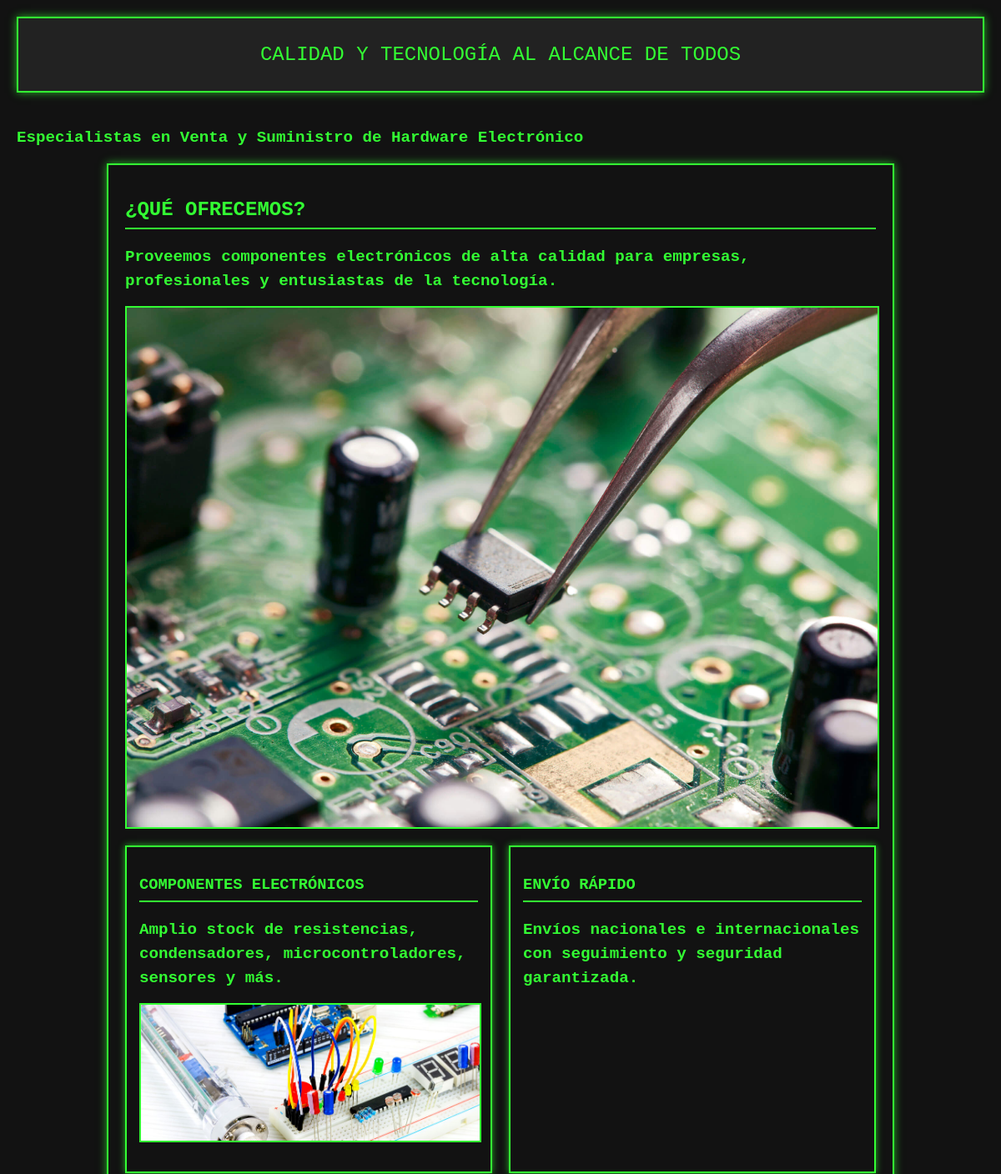
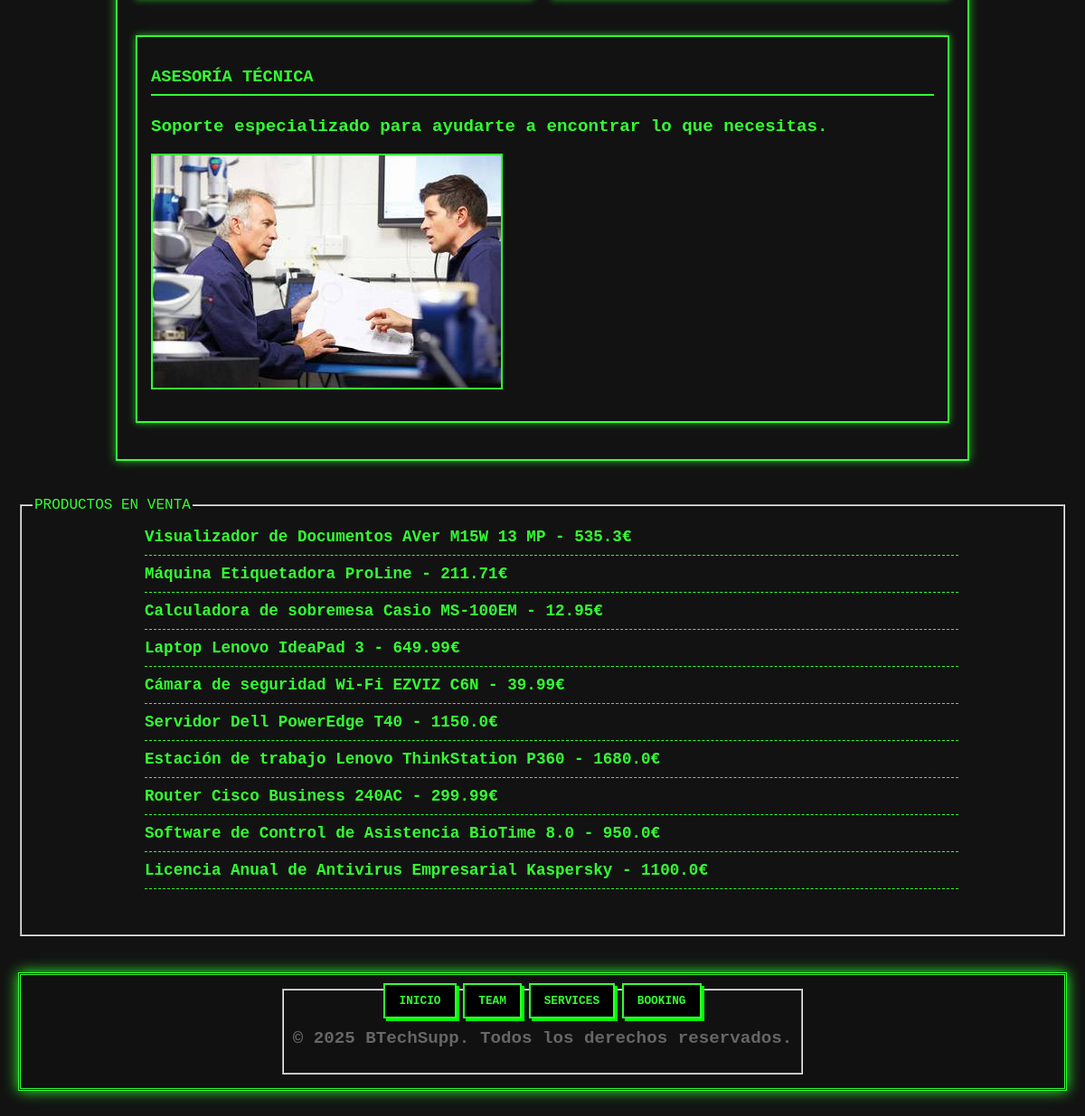
The page / on the database its author committed (2 pictures, top to bottom).
### services/models.py (models this page shows)
class products(models.Model):
    id = models.AutoField(primary_key=True)
    description = models.CharField(max_length=200,default="check with the manufacturer")
    name = models.CharField(max_length=100)
    category = models.CharField(max_length=50,default="electronics")
    pvp = models.FloatField()
    stock = models.IntegerField()

### main_page/views.py (the view)
def view(request):
    template = 'main_page/presentation.html'
    producto = products.objects.values('name','pvp')
    context = {
        'productos': producto
    }
    return render(request,template,context)

### main_page/templates/main_page/presentation.html
{% extends "main_page/layout.html" %}
{% load static %}
{% block style %}
    <link rel="stylesheet" href="{% static "main_page/css/styles.css" %}">
{% endblock style %}
{% block article1 %}
    <section class="hero">
        <div>Calidad y Tecnología al Alcance de Todos</div>
    </section>
{% endblock article1 %}
{% block article2 %}
    <p>Especialistas en Venta y Suministro de Hardware Electrónico</p>
    <section class="container">
        <h2>¿Qué ofrecemos?</h2>
        <p>Proveemos componentes electrónicos de alta calidad para empresas, profesionales y entusiastas de la tecnología.</p>
        <img src="{% static "main_page/img/electronica.jpg" %}">
        <div class="features">
            <div class="feature">
                <h3>Componentes Electrónicos</h3>
                <p>Amplio stock de resistencias, condensadores, microcontroladores, sensores y más.</p>
                <img src="{% static "main_page/img/portada-electronica.jpg" %}">
            </div>
            <div class="feature">
                <h3>Envío Rápido</h3>
                <p>Envíos nacionales e internacionales con seguimiento y seguridad garantizada.</p>
            </div>
            <div class="feature">
                <h3>Asesoría Técnica</h3>
                <p>Soporte especializado para ayudarte a encontrar lo que necesitas.</p>
                <img src="{% static "main_page/img/asesoria.jpg" %}">
            </div>
        </div>
    </section>
{% endblock article2 %}
{% block content %}
<fieldset>
<legend>PRODUCTOS EN VENTA</legend>
    <ul>
    {% for producto in productos %}
        <li>
            {{producto.name}} - {{producto.pvp}}€
        </li>
    {% endfor %}
    </ul>
</fieldset>
{% endblock content %}

### main_page/templates/main_page/layout.html (shortened to what this page needs)
<!DOCTYPE html>
<html lang="es">
<head>
    {% block style %}{% endblock style %}
</head>
<body>
    <main>
        <article>
            {% block article1 %}{% endblock article1 %}
        </article>
        <article>
            {% block article2 %}{% endblock article2 %}
        </article>
    </main>
    <nav>
    {% block content %}
    {% endblock %}
    </nav>
    <footer class="navbar">
        <fieldset>
        <a href="{% url "main" %}">Inicio</a>
        <a href="{% url "ini_emp" %}">Team</a>
        <a href="{% url "ini_serv" %}">Services</a>
        <a href="{% url "ini_form" %}">Booking</a>
        <p>&copy; 2025 BTechSupp. Todos los derechos reservados.</p>
        </fieldset>
    </footer>
</body>
</html>

### main_page/static/main_page/css/styles.css (style rules this page uses)
body { background-color: #121212; color: #33ff33; font-family: 'Courier New', Courier, monospace; margin: 0; padding: 20px; }
p { font-weight: bold; font-size: 1.2rem; margin-bottom: 20px; }
.hero { background-color: #222; border: 2px solid #33ff33; padding: 30px; text-align: center; font-size: 1.5rem; text-transform: uppercase; margin-bottom: 40px; box-shadow: 0 0 10px #33ff33aa; }
.container { border: 2px solid #33ff33; padding: 20px; max-width: 900px; margin: 0 auto 40px auto; box-shadow: 0 0 10px #33ff33aa; }
h2, h3 { font-weight: bold; text-transform: uppercase; border-bottom: 2px solid #33ff33; padding-bottom: 8px; margin-bottom: 16px; }
p { line-height: 1.5; margin-bottom: 16px; }
img { max-width: 100%; height: auto; border: 2px solid #33ff33; margin-top: 10px; margin-bottom: 20px; display: block; }
.features { display: flex; gap: 20px; flex-wrap: wrap; justify-content: space-between; }
.feature { flex: 1 1 280px; border: 2px solid #33ff33; padding: 15px; box-shadow: 0 0 8px #33ff33aa; background-color: #121212; margin-bottom: 20px; }
ul { max-width: 900px; margin: 0 auto 40px auto; padding-left: 20px; list-style-type: none; }
ul li { border-bottom: 1px dashed #33ff33; padding: 10px 0; font-weight: bold; font-size: 1.1rem; }
a { color: #33ff33; text-decoration: none; border-bottom: 1px dashed #33ff33; transition: color 0.3s ease; }
footer { margin-top: 40px; text-align: center; font-size: 0.8rem; color: #666; border-top: 1px solid #33ff33; padding-top: 10px; }
.navbar { background-color: #111; border: 3px double #33ff33; padding: 15px 20px; display: flex; justify-content: center; gap: 30px; box-shadow: 0 0 15px #33ff33; margin-bottom: 40px; font-family: 'Courier New', monospace; }
.navbar a { color: #33ff33; text-decoration: none; padding: 10px 15px; border: 2px solid #33ff33; background-color: #000; box-shadow: 3px 3px 0 #0f0; transition: all 0.2s ease; text-transform: uppercase; font-weight: bold; }

### rows shown on the page
products: name "Visualizador de Documentos AVer M15W 13 MP", pvp "535.3"
products: name "Máquina Etiquetadora ProLine", pvp "211.71"
products: name "Calculadora de sobremesa Casio MS-100EM", pvp "12.95"
products: name "Laptop Lenovo IdeaPad 3", pvp "649.99"
products: name "Cámara de seguridad Wi-Fi EZVIZ C6N", pvp "39.99"
products: name "Servidor Dell PowerEdge T40", pvp "1150.0"
products: name "Estación de trabajo Lenovo ThinkStation P360", pvp "1680.0"
products: name "Router Cisco Business 240AC", pvp "299.99"
products: name "Software de Control de Asistencia BioTime 8.0", pvp "950.0"
products: name "Licencia Anual de Antivirus Empresarial Kaspersky", pvp "1100.0"
